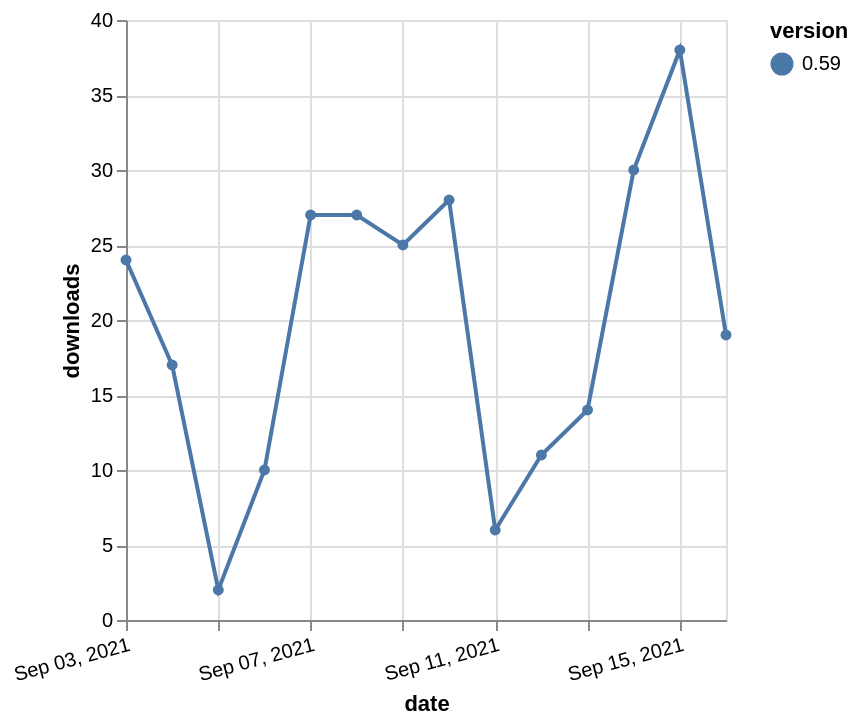

The specification (Vega-Lite) saved for this image:
### Vega-Lite specification from a JSON file in a GitHub repository (floating-point values rounded to 4 significant figures)
{"$schema": "https://vega.github.io/schema/vega-lite/v5.json", "description": "A simple bar chart with embedded data.", "data": {"values": [{"date": "2021-09-03", "total": 26224, "delta": 24, "version": "0.59"}, {"date": "2021-09-04", "total": 26241, "delta": 17, "version": "0.59"}, {"date": "2021-09-05", "total": 26243, "delta": 2, "version": "0.59"}, {"date": "2021-09-06", "total": 26253, "delta": 10, "version": "0.59"}, {"date": "2021-09-07", "total": 26280, "delta": 27, "version": "0.59"}, {"date": "2021-09-08", "total": 26307, "delta": 27, "version": "0.59"}, {"date": "2021-09-09", "total": 26332, "delta": 25, "version": "0.59"}, {"date": "2021-09-10", "total": 26360, "delta": 28, "version": "0.59"}, {"date": "2021-09-11", "total": 26366, "delta": 6, "version": "0.59"}, {"date": "2021-09-12", "total": 26377, "delta": 11, "version": "0.59"}, {"date": "2021-09-13", "total": 26391, "delta": 14, "version": "0.59"}, {"date": "2021-09-14", "total": 26421, "delta": 30, "version": "0.59"}, {"date": "2021-09-15", "total": 26459, "delta": 38, "version": "0.59"}, {"date": "2021-09-16", "total": 26478, "delta": 19, "version": "0.59"}]}, "width": "container", "mark": {"type": "line", "point": {"filled": true}}, "encoding": {"x": {"field": "date", "type": "temporal", "timeUnit": "yearmonthdate", "title": "date", "axis": {"labelAngle": -15}}, "y": {"field": "delta", "type": "quantitative", "title": "downloads"}, "color": {"field": "version", "type": "nominal"}, "tooltip": {"field": "delta"}}}
